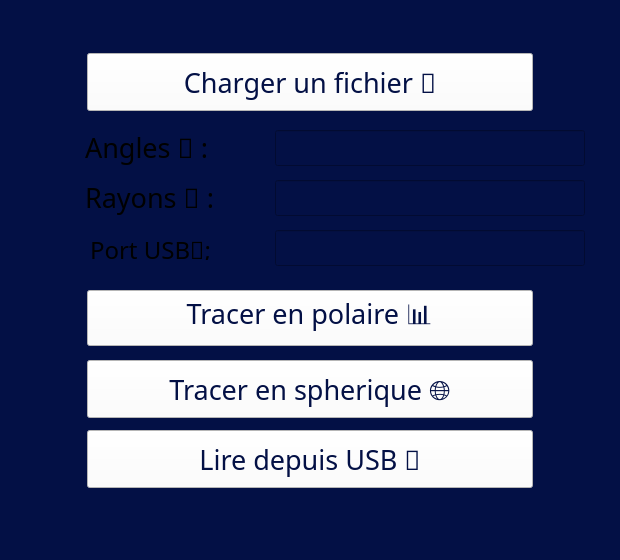
<?xml version="1.0" encoding="UTF-8"?>
<ui version="4.0">
 <class>MainWindow</class>
 <widget class="QMainWindow" name="MainWindow">
  <property name="geometry">
   <rect>
    <x>0</x>
    <y>0</y>
    <width>620</width>
    <height>560</height>
   </rect>
  </property>
  <property name="font">
   <font>
    <family>Montserrat</family>
    <pointsize>20</pointsize>
   </font>
  </property>
  <property name="windowTitle">
   <string>MainWindow</string>
  </property>
  <property name="styleSheet">
   <string notr="true">background-color: #031045;
</string>
  </property>
  <widget class="QWidget" name="centralwidget">
   <widget class="QPushButton" name="Charger">
    <property name="geometry">
     <rect>
      <x>87</x>
      <y>53</y>
      <width>446</width>
      <height>58</height>
     </rect>
    </property>
    <property name="font">
     <font>
      <family>Montserrat</family>
      <pointsize>20</pointsize>
     </font>
    </property>
    <property name="styleSheet">
     <string notr="true">background-color: white;
color: #031045;</string>
    </property>
    <property name="text">
     <string>Charger un fichier 📂</string>
    </property>
   </widget>
   <widget class="QPushButton" name="pushButton">
    <property name="geometry">
     <rect>
      <x>87</x>
      <y>290</y>
      <width>446</width>
      <height>56</height>
     </rect>
    </property>
    <property name="font">
     <font>
      <family>Montserrat</family>
      <pointsize>20</pointsize>
      <bold>false</bold>
     </font>
    </property>
    <property name="styleSheet">
     <string notr="true">color: #031045;
background-color: white;</string>
    </property>
    <property name="text">
     <string>Tracer en polaire 📊</string>
    </property>
   </widget>
   <widget class="QPushButton" name="pushButton_2">
    <property name="geometry">
     <rect>
      <x>87</x>
      <y>360</y>
      <width>446</width>
      <height>58</height>
     </rect>
    </property>
    <property name="font">
     <font>
      <family>Montserrat</family>
      <pointsize>20</pointsize>
      <bold>false</bold>
     </font>
    </property>
    <property name="styleSheet">
     <string notr="true">color: #031045;
background-color: white;
</string>
    </property>
    <property name="text">
     <string>Tracer en spherique 🌐</string>
    </property>
   </widget>
   <widget class="QPushButton" name="pushButton_3">
    <property name="geometry">
     <rect>
      <x>87</x>
      <y>430</y>
      <width>446</width>
      <height>58</height>
     </rect>
    </property>
    <property name="font">
     <font>
      <family>Montserrat</family>
      <pointsize>20</pointsize>
     </font>
    </property>
    <property name="styleSheet">
     <string notr="true">color: #031045;
background-color: white;
</string>
    </property>
    <property name="text">
     <string>Lire depuis USB 💾</string>
    </property>
   </widget>
   <widget class="QLineEdit" name="lineEdit_3">
    <property name="geometry">
     <rect>
      <x>275</x>
      <y>130</y>
      <width>310</width>
      <height>36</height>
     </rect>
    </property>
   </widget>
   <widget class="QLineEdit" name="lineEdit_4">
    <property name="geometry">
     <rect>
      <x>275</x>
      <y>180</y>
      <width>310</width>
      <height>36</height>
     </rect>
    </property>
   </widget>
   <widget class="QLineEdit" name="lineEdit_5">
    <property name="geometry">
     <rect>
      <x>275</x>
      <y>230</y>
      <width>310</width>
      <height>36</height>
     </rect>
    </property>
   </widget>
   <widget class="QLabel" name="label">
    <property name="geometry">
     <rect>
      <x>85</x>
      <y>130</y>
      <width>171</width>
      <height>35</height>
     </rect>
    </property>
    <property name="font">
     <font>
      <family>Montserrat</family>
      <pointsize>20</pointsize>
     </font>
    </property>
    <property name="text">
     <string>Angles 📐 :</string>
    </property>
   </widget>
   <widget class="QLabel" name="label_2">
    <property name="geometry">
     <rect>
      <x>85</x>
      <y>180</y>
      <width>171</width>
      <height>35</height>
     </rect>
    </property>
    <property name="font">
     <font>
      <family>Montserrat</family>
      <pointsize>20</pointsize>
      <bold>false</bold>
     </font>
    </property>
    <property name="text">
     <string>Rayons 📏 :</string>
    </property>
   </widget>
   <widget class="QLabel" name="label_3">
    <property name="geometry">
     <rect>
      <x>90</x>
      <y>240</y>
      <width>181</width>
      <height>20</height>
     </rect>
    </property>
    <property name="font">
     <font>
      <family>Montserrat</family>
      <pointsize>18</pointsize>
      <bold>false</bold>
     </font>
    </property>
    <property name="text">
     <string>Port USB🔌;</string>
    </property>
   </widget>
   <widget class="QLabel" name="label_4">
    <property name="geometry">
     <rect>
      <x>0</x>
      <y>0</y>
      <width>620</width>
      <height>560</height>
     </rect>
    </property>
    <property name="text">
     <string/>
    </property>
   </widget>
   <zorder>label_4</zorder>
   <zorder>pushButton</zorder>
   <zorder>pushButton_2</zorder>
   <zorder>pushButton_3</zorder>
   <zorder>lineEdit_3</zorder>
   <zorder>lineEdit_4</zorder>
   <zorder>lineEdit_5</zorder>
   <zorder>label</zorder>
   <zorder>label_2</zorder>
   <zorder>label_3</zorder>
   <zorder>Charger</zorder>
  </widget>
  <widget class="QMenuBar" name="menubar">
   <property name="geometry">
    <rect>
     <x>0</x>
     <y>0</y>
     <width>620</width>
     <height>33</height>
    </rect>
   </property>
  </widget>
  <widget class="QStatusBar" name="statusbar"/>
 </widget>
 <resources/>
 <connections/>
</ui>
